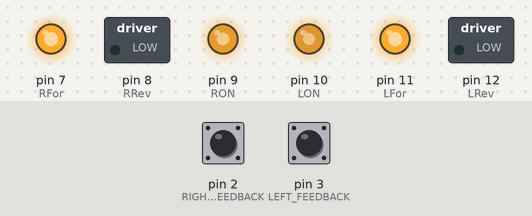
Simulated run of this sketch. Board: Arduino Uno, built with avr-gcc and run on an emulated ATmega328P. On the bench: switched loads named in the sketch (green lamp = pin HIGH), output pins drawn as LEDs (lit = HIGH). The inputs (shaded band) are chosen by the test bench; at power-on: pin 2 (RIGHT_FEEDBACK) LOW, pin 3 (LEFT_FEEDBACK) LOW. What the sketch prints to the serial monitor is not drawn.

Above: at 1.2 s.
1.3 s: pin 2 (RIGHT_FEEDBACK) pulled HIGH for 0.15 s
At 1.9 s:
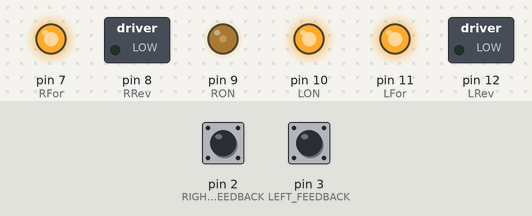
2.9 s: pin 3 (LEFT_FEEDBACK) pulsed HIGH 2 times (0.12 s each, 0.3 s apart)
At 4.6 s:
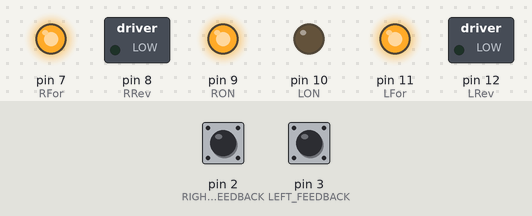
At 11.0 s:
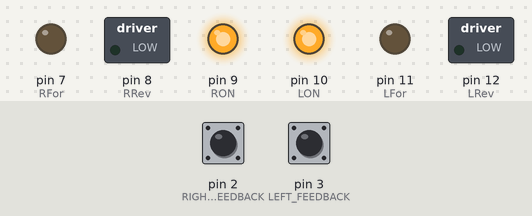
Timing chart, 0 to 34.2 s (numbered marks = the images above; inputs shaded):
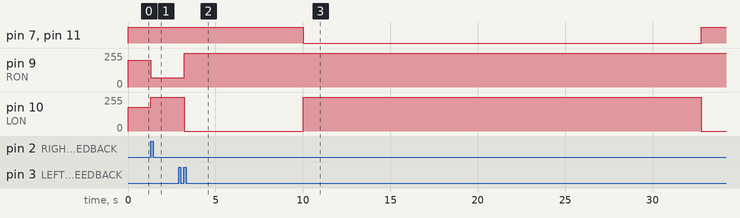

Measured:
- after the input at 1.3 s, pin 9 (RON): 200/255 → 70/255 at once; pin 10 (LON): 180/255 → 255/255 at once
- after the input at 2.9 s, pin 10 (LON): 255/255 → 0/255 after 0.31 s, → 255/255 6.8 s later, → 0/255 22.8 s later

The sketch:

task6a.ino
```cpp
// Variable allocation
// Left Motor, Right Motor Pin Num
int LON = 10;
int RON = 9 ;
// Left/Right Motor Reverse Pin Num
int LRev = 12 ;
int RRev = 8 ;
// Left/Right Motor Forward Pin Num
int LFor = 11 ;
int RFor = 7 ;
// Current Time
int currTime = 0;
// Motor Speed Allocation
int lmotspeed = 180;
int rmotspeed = 200;

// Motor Clicker
const int LEFT_FEEDBACK = 3; // Pin numbers on Rover
const int RIGHT_FEEDBACK = 2;

// Left/Right Motor Counter Allocation
volatile int leftcounter = 0; // initiate counter to zero for start
volatile int rightcounter = 0;// counter could always be reset

void setup() {

  Serial.begin(115200);
  // Interrupt Allocation
  attachInterrupt(digitalPinToInterrupt(LEFT_FEEDBACK), LeftMotorISR, RISING);
  attachInterrupt(digitalPinToInterrupt(RIGHT_FEEDBACK), RightMotorISR, RISING);

  // Turning the Pins on
  pinMode(LON, OUTPUT);
  pinMode(RON, OUTPUT);

  pinMode(LRev, OUTPUT);
  pinMode(RRev, OUTPUT);

  pinMode(LFor, OUTPUT);
  pinMode(RFor, OUTPUT);
  // Ensuring the counters are zero
  rightcounter = 0;
  leftcounter = 0;
}

void loop(){
//delay(250);

// Allocate Current Time to the current time
currTime = millis();
//Just print out the values to show counter operating
Serial.print("Left Counter ");
Serial.println(leftcounter);

Serial.print("Right Counter");
Serial.println(rightcounter);

// Print the values for current motor speed for debug purposes
Serial.print("Right MotSpeed");
Serial.println(rmotspeed);
Serial.print("Left MotSpeed");
Serial.println(lmotspeed);


// If current time is more than 10 seconds then stop, otherwise go forward
if (currTime <= 10000){
  GoFastForward();
}
else{
  GoStop();
}

// Self Correct if turning right
if (leftcounter > rightcounter) {
  lmotspeed = 0;
  rmotspeed = 255;

}

// Self Correct if turning left
if (rightcounter > leftcounter){
  lmotspeed = 255;
  rmotspeed = 70;
}

}

/*
void GoSmallForwardLeft(){
  digitalWrite(LRev,LOW);
  digitalWrite(RRev,LOW);
  analogWrite(LON,100);
  analogWrite(RON,255);
  digitalWrite(RFor,HIGH);
  digitalWrite(LFor,HIGH);
}


void GoSmallForwardRight(){
  digitalWrite(LRev,LOW);
  digitalWrite(RRev,LOW);
  analogWrite(LON,255);
  analogWrite(RON,100);
  digitalWrite(RFor,HIGH);
  digitalWrite(LFor,HIGH);
}
*/

void GoFastForward(){
  digitalWrite(LRev,LOW);
  digitalWrite(RRev,LOW);
  analogWrite(LON,lmotspeed);
  analogWrite(RON,rmotspeed);
  digitalWrite(RFor,HIGH);
  digitalWrite(LFor,HIGH);
}

void GoStop(){
  digitalWrite(LRev,LOW);
  digitalWrite(RRev,LOW);
  digitalWrite(LON,HIGH);
  digitalWrite(RON,HIGH);
  digitalWrite(RFor,LOW);
  digitalWrite(LFor,LOW);
}

/*

void GoBack(){
  analogWrite(LRev,255);
  analogWrite(RRev,255);
  analogWrite(LON,HIGH);
  analogWrite(RON,HIGH);
  analogWrite(RFor,0);
  analogWrite(LFor, 0);
}
*/

void LeftMotorISR(){
  //adds one to counter on each motor revolution
  leftcounter++;
}

void RightMotorISR(){
  //adds one to the counter on each motor revolution
  rightcounter++;
}
```
